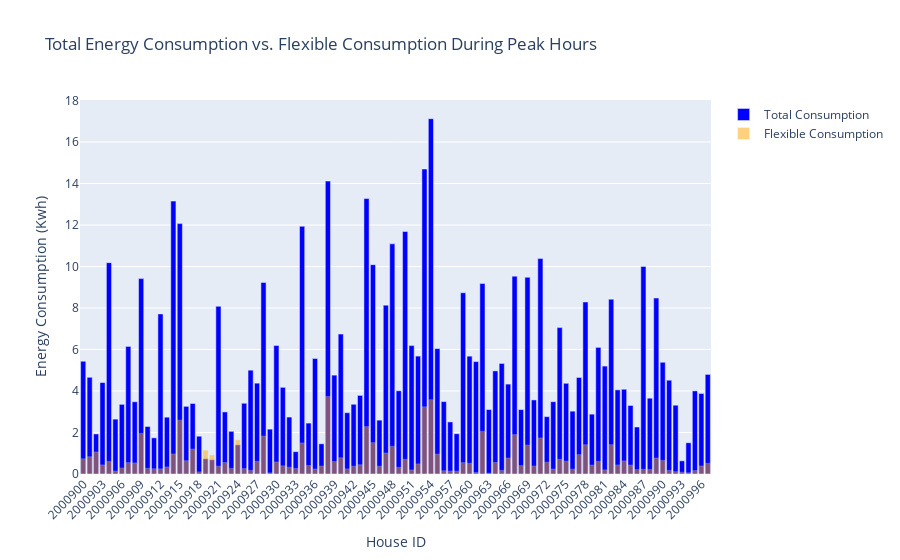

This figure's notebook cell:
### Code cell
# Create a figure
fig = go.Figure()

# Add bars for total consumption
fig.add_trace(go.Bar(
    x=total_consumption_df.index,
    y=total_consumption_df['Total Consumption'],
    name='Total Consumption',
    marker_color='blue'
))

# Add bars for flexible consumption
fig.add_trace(go.Bar(
    x=flex_consumption_df['House ID'],
    y=flex_consumption_df['Total Flexible Consumption'],
    name='Flexible Consumption',
    marker_color='orange',
    opacity=0.5
))

# Update layout
fig.update_layout(
    title='Total Energy Consumption vs. Flexible Consumption During Peak Hours',
    xaxis_title='House ID',
    yaxis_title='Energy Consumption (Kwh)',
    barmode='overlay',
    xaxis_tickangle=-45
)

# Show the figure
fig.show()
